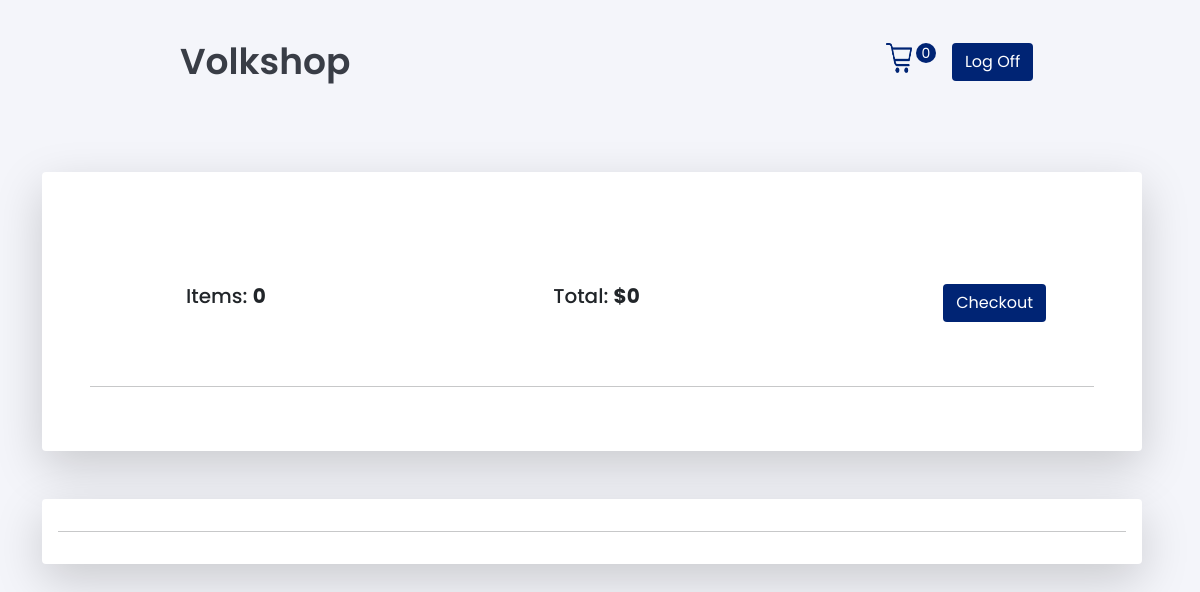
Before: /cart/ (signed in) with the older database file.
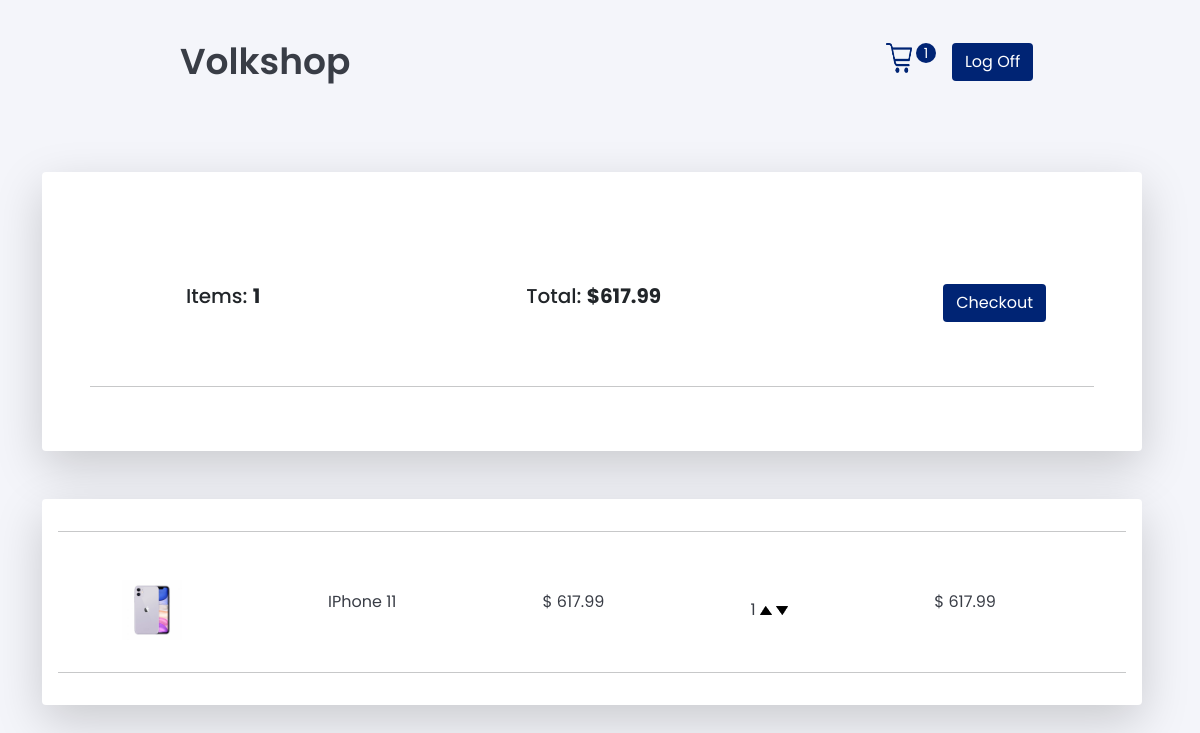
After: the same page with the newer database file.
### store/models.py (models this page shows, shortened)
class OrderModel(models.Model):
    customer = models.ForeignKey(CustomerModel,on_delete=models.SET_NULL, null=True, blank=True)
    date_ordered = models.DateTimeField(auto_now_add=True)
    complete = models.BooleanField(default=False)
    transaction_id = models.CharField(max_length=100, null=True)
    @property
    def get_order_total(self):
        orderitems = self.orderitemmodel_set.all()
        total = sum([orderitem.get_total for orderitem in orderitems])
        return total
    @property
    def get_order_quantity(self):
        orderitems = self.orderitemmodel_set.all()
        quantity = sum([orderitem.quantity for orderitem in orderitems])
        return quantity

class OrderItemModel(models.Model):
    product = models.ForeignKey(ProductModel, on_delete=models.SET_NULL, null=True, blank=True)
    order = models.ForeignKey(OrderModel, on_delete=models.SET_NULL, blank=True, null=True)
    quantity = models.IntegerField(default=0, blank=True, null=True)
    date_added = models.DateTimeField(auto_now_add=True)
    @property
    def get_total(self):
        return self.product.price * self.quantity

class ProductModel(models.Model):
    name = models.CharField(max_length=200)
    price = models.DecimalField(max_digits=8, decimal_places=2)
    description = models.CharField(max_length=400, null=True, blank=True)
    image = models.ImageField(null=True, blank=True)
    @property
    def imageURL(self):
        try:
            url = self.image.url
        except:
            url = ""
        return url

### store/views.py (the view)
# urls.py: path('cart/', views.cart, name="cart"),
def cart(request):
    cart = get_cart(request)
    context = {'items': cart['items'], 'order': cart['order'], 'cart_items': cart['cart_items']}
    return render(request, 'store/cart.html', context)

### account/models.py (called while the page is built)
    def __str__(self):
        return self.email

### store/utils.py (called while the page is built)
def get_cart(request):
    if request.user.is_authenticated:
        return user_cart(request)
    else:
        return cookie_cart(request)

def user_cart(request):
    customer = request.user.customermodel
    order, created = OrderModel.objects.get_or_create(customer=customer, complete=False)
    items = order.orderitemmodel_set.all()
    cart_items = order.get_order_quantity
    return {'items': items, 'order':order, 'cart_items':cart_items}

### store/templates/store/cart.html
{%extends 'store/main.html'%}
{%load static%}
    {% block content%}
        <div class="row pt-5">
            <div class="col-sm-12">
                <div class="card shadow-lg">
                    <div class="card-body p-5">
                        <div class="d-flex flex-md-row flex-column justify-content-between pt-3 ps-5">
                            <div class="p-5"><h5>Items: <strong>{{order.get_order_quantity}}</strong></h5></div>
                            <div class="p-5"><h5>Total: <strong>${{order.get_order_total}}</strong></h5></div>
                            <div class="p-5"><a href="{% url 'store:checkout' %}" class="ps-3"><button type="button" class="btn blue-btn">Checkout</button></a></div>
                        </div>
                        <hr>
                    </div>
                </div>
            </div>
        </div>
        <div class="row pt-5 h-100">
            <div class="col-sm-12">
                <div class="card shadow-lg">
                    <div class="card-body">
                        <hr>
                        {%for item in items%}
                        <div class="d-flex flex-md-row flex-column justify-content-center align-items-center pt-3 ps-5">
                            <div class="p-3 flex-fill"><img src="{{item.product.imageURL}}" class="sm-image"></div>
                            <div class="p-3 flex-fill"><p>{{item.product.name}}</p></div>
                            <div class="p-3 flex-fill"><p>$ {{item.product.price}}</p></div>
                            <div class="p-3 flex-fill">
                                    <span>{{item.quantity}}</span>
                                    <img src="{% static 'images/up.png' %}" alt="" class="chg-quantity update-cart" data-product="{{item.product.id}}" data-action='add'>
                                    <img src="{% static 'images/down.png' %}" alt="" class="chg-quantity update-cart" data-product="{{item.product.id}}" data-action='remove'>
                            </div>
                            <div class="p-3 flex-fill"><p>$ {{item.get_total}}</p></div>
                        </div>
                        <hr>
                        {%endfor%}
                    </div>
                </div>
            </div>
        </div>
    {%endblock content %}

Changed rows visible on the page:
computed for OrderModel: get_order_quantity "0" → "1"; get_order_total "0" → "617.99"
added OrderItemModel: product.imageURL (picture), product.name "IPhone 11", product.price "617.99", quantity "1", get_total "617.99"
Other visible differences:
{{ cart_items }}: "0" → "1"
